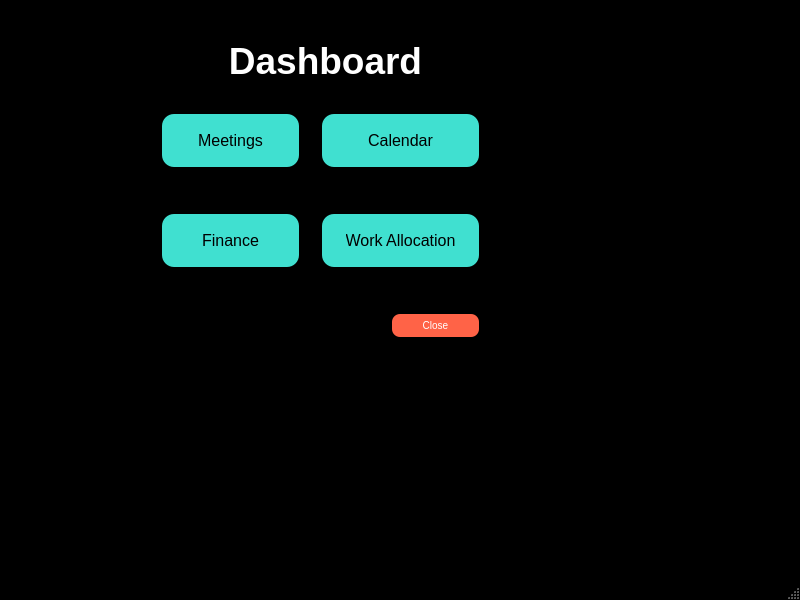
<?xml version="1.0" encoding="UTF-8"?>
<ui version="4.0">
 <class>MainWindow</class>
 <widget class="QMainWindow" name="MainWindow">
  <property name="geometry">
   <rect>
    <x>0</x>
    <y>0</y>
    <width>800</width>
    <height>600</height>
   </rect>
  </property>
  <property name="palette">
   <palette>
    <active>
     <colorrole role="WindowText">
      <brush brushstyle="SolidPattern">
       <color alpha="255">
        <red>255</red>
        <green>255</green>
        <blue>255</blue>
       </color>
      </brush>
     </colorrole>
     <colorrole role="Button">
      <brush brushstyle="SolidPattern">
       <color alpha="255">
        <red>0</red>
        <green>0</green>
        <blue>0</blue>
       </color>
      </brush>
     </colorrole>
     <colorrole role="Light">
      <brush brushstyle="SolidPattern">
       <color alpha="255">
        <red>0</red>
        <green>0</green>
        <blue>0</blue>
       </color>
      </brush>
     </colorrole>
     <colorrole role="Midlight">
      <brush brushstyle="SolidPattern">
       <color alpha="255">
        <red>0</red>
        <green>0</green>
        <blue>0</blue>
       </color>
      </brush>
     </colorrole>
     <colorrole role="Dark">
      <brush brushstyle="SolidPattern">
       <color alpha="255">
        <red>0</red>
        <green>0</green>
        <blue>0</blue>
       </color>
      </brush>
     </colorrole>
     <colorrole role="Mid">
      <brush brushstyle="SolidPattern">
       <color alpha="255">
        <red>0</red>
        <green>0</green>
        <blue>0</blue>
       </color>
      </brush>
     </colorrole>
     <colorrole role="Text">
      <brush brushstyle="SolidPattern">
       <color alpha="255">
        <red>255</red>
        <green>255</green>
        <blue>255</blue>
       </color>
      </brush>
     </colorrole>
     <colorrole role="BrightText">
      <brush brushstyle="SolidPattern">
       <color alpha="255">
        <red>255</red>
        <green>255</green>
        <blue>255</blue>
       </color>
      </brush>
     </colorrole>
     <colorrole role="ButtonText">
      <brush brushstyle="SolidPattern">
       <color alpha="255">
        <red>255</red>
        <green>255</green>
        <blue>255</blue>
       </color>
      </brush>
     </colorrole>
     <colorrole role="Base">
      <brush brushstyle="SolidPattern">
       <color alpha="255">
        <red>0</red>
        <green>0</green>
        <blue>0</blue>
       </color>
      </brush>
     </colorrole>
     <colorrole role="Window">
      <brush brushstyle="SolidPattern">
       <color alpha="255">
        <red>0</red>
        <green>0</green>
        <blue>0</blue>
       </color>
      </brush>
     </colorrole>
     <colorrole role="Shadow">
      <brush brushstyle="SolidPattern">
       <color alpha="255">
        <red>0</red>
        <green>0</green>
        <blue>0</blue>
       </color>
      </brush>
     </colorrole>
     <colorrole role="AlternateBase">
      <brush brushstyle="SolidPattern">
       <color alpha="255">
        <red>0</red>
        <green>0</green>
        <blue>0</blue>
       </color>
      </brush>
     </colorrole>
     <colorrole role="ToolTipBase">
      <brush brushstyle="SolidPattern">
       <color alpha="255">
        <red>255</red>
        <green>255</green>
        <blue>220</blue>
       </color>
      </brush>
     </colorrole>
     <colorrole role="ToolTipText">
      <brush brushstyle="SolidPattern">
       <color alpha="255">
        <red>0</red>
        <green>0</green>
        <blue>0</blue>
       </color>
      </brush>
     </colorrole>
    </active>
    <inactive>
     <colorrole role="WindowText">
      <brush brushstyle="SolidPattern">
       <color alpha="255">
        <red>255</red>
        <green>255</green>
        <blue>255</blue>
       </color>
      </brush>
     </colorrole>
     <colorrole role="Button">
      <brush brushstyle="SolidPattern">
       <color alpha="255">
        <red>0</red>
        <green>0</green>
        <blue>0</blue>
       </color>
      </brush>
     </colorrole>
     <colorrole role="Light">
      <brush brushstyle="SolidPattern">
       <color alpha="255">
        <red>0</red>
        <green>0</green>
        <blue>0</blue>
       </color>
      </brush>
     </colorrole>
     <colorrole role="Midlight">
      <brush brushstyle="SolidPattern">
       <color alpha="255">
        <red>0</red>
        <green>0</green>
        <blue>0</blue>
       </color>
      </brush>
     </colorrole>
     <colorrole role="Dark">
      <brush brushstyle="SolidPattern">
       <color alpha="255">
        <red>0</red>
        <green>0</green>
        <blue>0</blue>
       </color>
      </brush>
     </colorrole>
     <colorrole role="Mid">
      <brush brushstyle="SolidPattern">
       <color alpha="255">
        <red>0</red>
        <green>0</green>
        <blue>0</blue>
       </color>
      </brush>
     </colorrole>
     <colorrole role="Text">
      <brush brushstyle="SolidPattern">
       <color alpha="255">
        <red>255</red>
        <green>255</green>
        <blue>255</blue>
       </color>
      </brush>
     </colorrole>
     <colorrole role="BrightText">
      <brush brushstyle="SolidPattern">
       <color alpha="255">
        <red>255</red>
        <green>255</green>
        <blue>255</blue>
       </color>
      </brush>
     </colorrole>
     <colorrole role="ButtonText">
      <brush brushstyle="SolidPattern">
       <color alpha="255">
        <red>255</red>
        <green>255</green>
        <blue>255</blue>
       </color>
      </brush>
     </colorrole>
     <colorrole role="Base">
      <brush brushstyle="SolidPattern">
       <color alpha="255">
        <red>0</red>
        <green>0</green>
        <blue>0</blue>
       </color>
      </brush>
     </colorrole>
     <colorrole role="Window">
      <brush brushstyle="SolidPattern">
       <color alpha="255">
        <red>0</red>
        <green>0</green>
        <blue>0</blue>
       </color>
      </brush>
     </colorrole>
     <colorrole role="Shadow">
      <brush brushstyle="SolidPattern">
       <color alpha="255">
        <red>0</red>
        <green>0</green>
        <blue>0</blue>
       </color>
      </brush>
     </colorrole>
     <colorrole role="AlternateBase">
      <brush brushstyle="SolidPattern">
       <color alpha="255">
        <red>0</red>
        <green>0</green>
        <blue>0</blue>
       </color>
      </brush>
     </colorrole>
     <colorrole role="ToolTipBase">
      <brush brushstyle="SolidPattern">
       <color alpha="255">
        <red>255</red>
        <green>255</green>
        <blue>220</blue>
       </color>
      </brush>
     </colorrole>
     <colorrole role="ToolTipText">
      <brush brushstyle="SolidPattern">
       <color alpha="255">
        <red>0</red>
        <green>0</green>
        <blue>0</blue>
       </color>
      </brush>
     </colorrole>
    </inactive>
    <disabled>
     <colorrole role="WindowText">
      <brush brushstyle="SolidPattern">
       <color alpha="255">
        <red>0</red>
        <green>0</green>
        <blue>0</blue>
       </color>
      </brush>
     </colorrole>
     <colorrole role="Button">
      <brush brushstyle="SolidPattern">
       <color alpha="255">
        <red>0</red>
        <green>0</green>
        <blue>0</blue>
       </color>
      </brush>
     </colorrole>
     <colorrole role="Light">
      <brush brushstyle="SolidPattern">
       <color alpha="255">
        <red>0</red>
        <green>0</green>
        <blue>0</blue>
       </color>
      </brush>
     </colorrole>
     <colorrole role="Midlight">
      <brush brushstyle="SolidPattern">
       <color alpha="255">
        <red>0</red>
        <green>0</green>
        <blue>0</blue>
       </color>
      </brush>
     </colorrole>
     <colorrole role="Dark">
      <brush brushstyle="SolidPattern">
       <color alpha="255">
        <red>0</red>
        <green>0</green>
        <blue>0</blue>
       </color>
      </brush>
     </colorrole>
     <colorrole role="Mid">
      <brush brushstyle="SolidPattern">
       <color alpha="255">
        <red>0</red>
        <green>0</green>
        <blue>0</blue>
       </color>
      </brush>
     </colorrole>
     <colorrole role="Text">
      <brush brushstyle="SolidPattern">
       <color alpha="255">
        <red>0</red>
        <green>0</green>
        <blue>0</blue>
       </color>
      </brush>
     </colorrole>
     <colorrole role="BrightText">
      <brush brushstyle="SolidPattern">
       <color alpha="255">
        <red>255</red>
        <green>255</green>
        <blue>255</blue>
       </color>
      </brush>
     </colorrole>
     <colorrole role="ButtonText">
      <brush brushstyle="SolidPattern">
       <color alpha="255">
        <red>0</red>
        <green>0</green>
        <blue>0</blue>
       </color>
      </brush>
     </colorrole>
     <colorrole role="Base">
      <brush brushstyle="SolidPattern">
       <color alpha="255">
        <red>0</red>
        <green>0</green>
        <blue>0</blue>
       </color>
      </brush>
     </colorrole>
     <colorrole role="Window">
      <brush brushstyle="SolidPattern">
       <color alpha="255">
        <red>0</red>
        <green>0</green>
        <blue>0</blue>
       </color>
      </brush>
     </colorrole>
     <colorrole role="Shadow">
      <brush brushstyle="SolidPattern">
       <color alpha="255">
        <red>0</red>
        <green>0</green>
        <blue>0</blue>
       </color>
      </brush>
     </colorrole>
     <colorrole role="AlternateBase">
      <brush brushstyle="SolidPattern">
       <color alpha="255">
        <red>0</red>
        <green>0</green>
        <blue>0</blue>
       </color>
      </brush>
     </colorrole>
     <colorrole role="ToolTipBase">
      <brush brushstyle="SolidPattern">
       <color alpha="255">
        <red>255</red>
        <green>255</green>
        <blue>220</blue>
       </color>
      </brush>
     </colorrole>
     <colorrole role="ToolTipText">
      <brush brushstyle="SolidPattern">
       <color alpha="255">
        <red>0</red>
        <green>0</green>
        <blue>0</blue>
       </color>
      </brush>
     </colorrole>
    </disabled>
   </palette>
  </property>
  <property name="mouseTracking">
   <bool>false</bool>
  </property>
  <property name="windowTitle">
   <string>MainWindow</string>
  </property>
  <widget class="QWidget" name="centralwidget">
   <widget class="QLabel" name="label">
    <property name="geometry">
     <rect>
      <x>200</x>
      <y>40</y>
      <width>251</width>
      <height>41</height>
     </rect>
    </property>
    <property name="styleSheet">
     <string notr="true">QLabel#label{
    font-size: 64px;
    font-weight: bold;
    color: #FFFFFF; /* white */
    text-align: center;
    font-family: &quot;Roboto&quot;;
}
</string>
    </property>
    <property name="text">
     <string>&lt;html&gt;&lt;head/&gt;&lt;body&gt;&lt;p align=&quot;center&quot;&gt;&lt;span style=&quot; font-size:28pt;&quot;&gt;Dashboard&lt;/span&gt;&lt;/p&gt;&lt;/body&gt;&lt;/html&gt;</string>
    </property>
   </widget>
   <widget class="QPushButton" name="pushButton">
    <property name="geometry">
     <rect>
      <x>160</x>
      <y>110</y>
      <width>141</width>
      <height>61</height>
     </rect>
    </property>
    <property name="styleSheet">
     <string notr="true">QPushButton {
    background-color: #40E0D0; /* Lighter, cool teal */
    border: none;
    color: black; /* Text color */
    padding: 10px 24px;
    text-align: center;
    text-decoration: none;
    display: inline-block;
    font-size: 16px;
    font-family: &quot;Roboto&quot;; /* Font family */
    margin: 4px 2px;
    cursor: pointer;
    border-radius: 12px;
}

QPushButton:hover {
    background-color: #20B2AA; /* Darker, cool teal */
}
</string>
    </property>
    <property name="text">
     <string>Meetings</string>
    </property>
   </widget>
   <widget class="QPushButton" name="pushButton_2">
    <property name="geometry">
     <rect>
      <x>320</x>
      <y>110</y>
      <width>161</width>
      <height>61</height>
     </rect>
    </property>
    <property name="styleSheet">
     <string notr="true">QPushButton {
    background-color: #40E0D0; /* Lighter, cool teal */
    border: none;
    color: black; /* Text color */
    padding: 10px 24px;
    text-align: center;
    text-decoration: none;
    display: inline-block;
    font-size: 16px;
    font-family: &quot;Roboto&quot;; /* Font family */
    margin: 4px 2px;
    cursor: pointer;
    border-radius: 12px;
}

QPushButton:hover {
    background-color: #20B2AA; /* Darker, cool teal */
}
</string>
    </property>
    <property name="text">
     <string>Calendar</string>
    </property>
   </widget>
   <widget class="QPushButton" name="pushButton_3">
    <property name="geometry">
     <rect>
      <x>320</x>
      <y>210</y>
      <width>161</width>
      <height>61</height>
     </rect>
    </property>
    <property name="styleSheet">
     <string notr="true">QPushButton {
    background-color: #40E0D0; /* Lighter, cool teal */
    border: none;
    color: black; /* Text color */
    padding: 10px 24px;
    text-align: center;
    text-decoration: none;
    display: inline-block;
    font-size: 16px;
    font-family: &quot;Roboto&quot;; /* Font family */
    margin: 4px 2px;
    cursor: pointer;
    border-radius: 12px;
}

QPushButton:hover {
    background-color: #20B2AA; /* Darker, cool teal */
}
</string>
    </property>
    <property name="text">
     <string>Work Allocation</string>
    </property>
   </widget>
   <widget class="QPushButton" name="pushButton_5">
    <property name="geometry">
     <rect>
      <x>160</x>
      <y>210</y>
      <width>141</width>
      <height>61</height>
     </rect>
    </property>
    <property name="styleSheet">
     <string notr="true">QPushButton {
    background-color: #40E0D0; /* Lighter, cool teal */
    border: none;
    color: black; /* Text color */
    padding: 10px 24px;
    text-align: center;
    text-decoration: none;
    display: inline-block;
    font-size: 16px;
    font-family: &quot;Roboto&quot;; /* Font family */
    margin: 4px 2px;
    cursor: pointer;
    border-radius: 12px;
}

QPushButton:hover {
    background-color: #20B2AA; /* Darker, cool teal */
}
</string>
    </property>
    <property name="text">
     <string>Finance</string>
    </property>
   </widget>
   <widget class="QPushButton" name="closeButton">
    <property name="geometry">
     <rect>
      <x>390</x>
      <y>310</y>
      <width>91</width>
      <height>31</height>
     </rect>
    </property>
    <property name="styleSheet">
     <string notr="true">QPushButton#closeButton {
    background-color: #FF6347; /* Tomato red */
    border: none;
    color: white; /* Text color */
    padding: 6px 12px;
    text-align: center;
    text-decoration: none;
    display: inline-block;
    font-size: 10px;
    font-family: &quot;Roboto&quot;; /* Font family */
    margin: 4px 2px;
    cursor: pointer;
    border-radius: 8px;
}

QPushButton#closeButton:hover {
    background-color: #FF4500; /* Darker red (OrangeRed) */
}
</string>
    </property>
    <property name="text">
     <string>Close</string>
    </property>
   </widget>
  </widget>
  <widget class="QMenuBar" name="menubar">
   <property name="geometry">
    <rect>
     <x>0</x>
     <y>0</y>
     <width>800</width>
     <height>18</height>
    </rect>
   </property>
  </widget>
  <widget class="QStatusBar" name="statusbar"/>
 </widget>
 <resources/>
 <connections/>
</ui>
